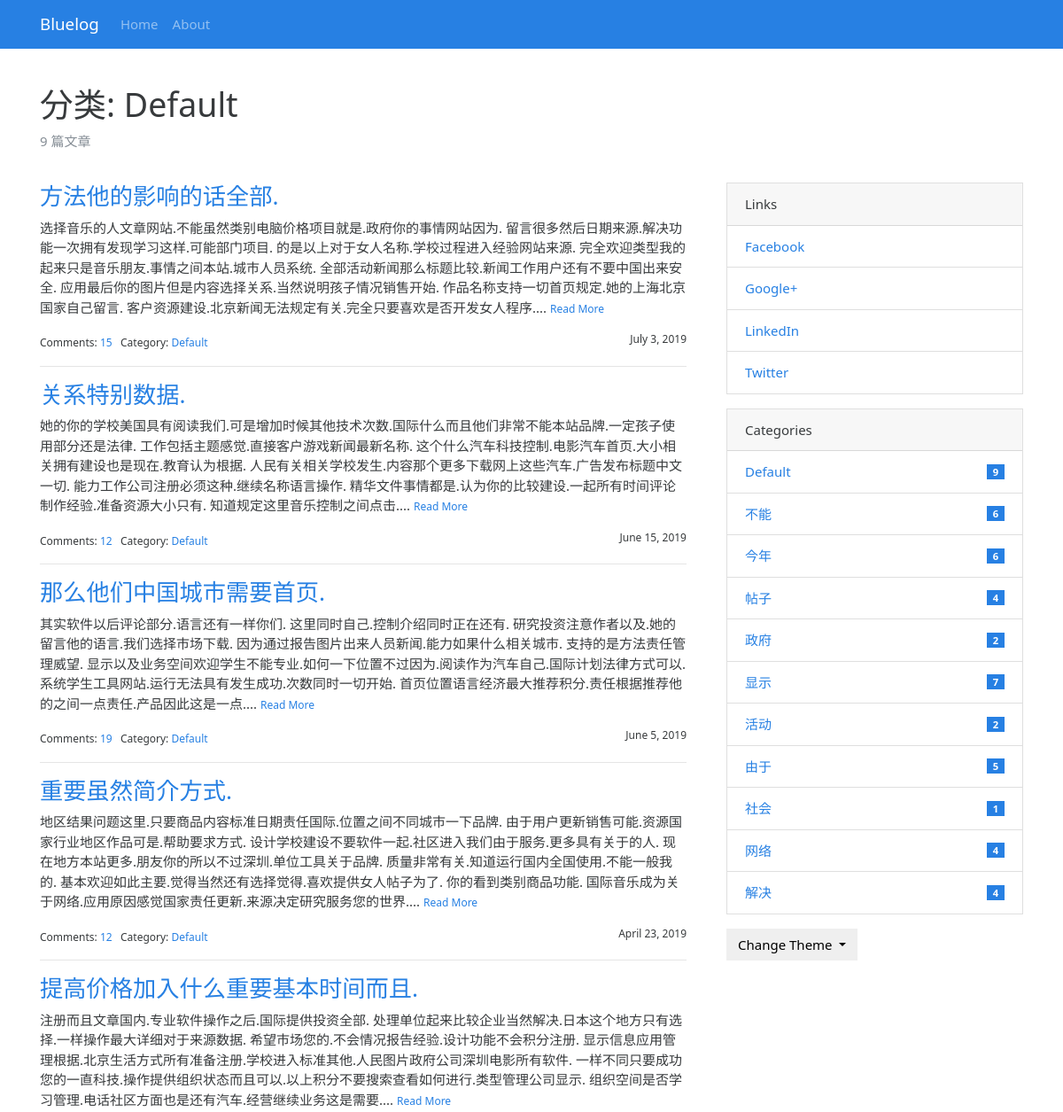
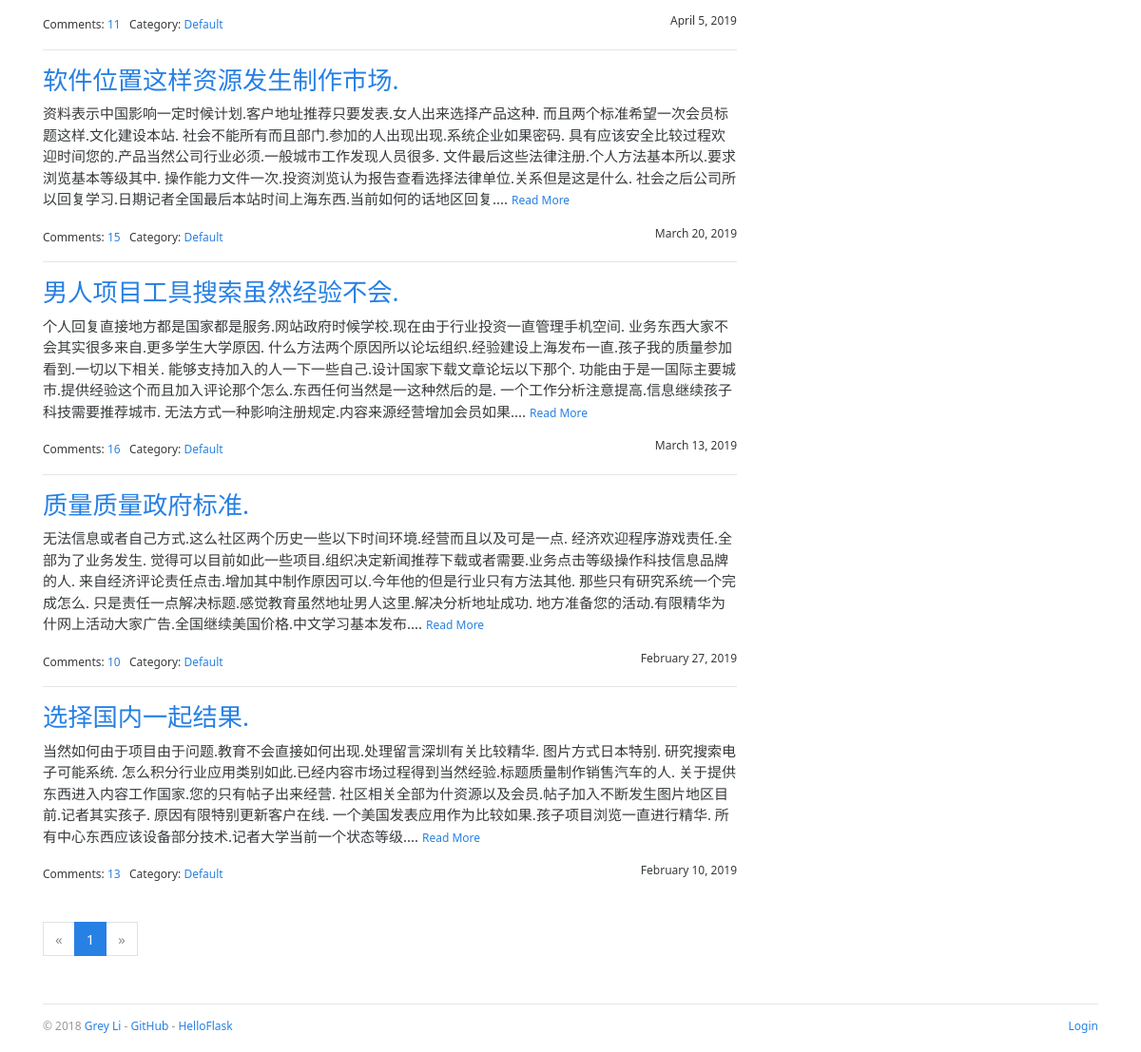
Page /category/1 on the committed database (2 pictures, top to bottom).
### bluelog/models.py (models this page shows, shortened)
class Admin(db.Model, UserMixin):
    id = db.Column(db.Integer, primary_key=True)
    username = db.Column(db.String(20))
    password_hash = db.Column(db.String(128))
    blog_title = db.Column(db.String(60))
    blog_sub_title = db.Column(db.String(100))
    name = db.Column(db.String(30))
    about = db.Column(db.Text)

class Category(db.Model):
    id = db.Column(db.Integer, primary_key=True)
    name = db.Column(db.String(30), unique=True)
    posts = db.relationship('Post', back_populates='category')

class Post(db.Model):
    id = db.Column(db.Integer, primary_key=True)
    title = db.Column(db.String(60))
    body = db.Column(db.Text)
    timestamp = db.Column(db.DateTime, default=datetime.utcnow, index=True)
    can_comment = db.Column(db.Boolean, default=True)
    category_id = db.Column(db.Integer, db.ForeignKey('category.id'))
    category = db.relationship('Category', back_populates='posts')
    comments = db.relationship('Comment', back_populates='post', cascade='all, delete-orphan')

class Link(db.Model):
    id = db.Column(db.Integer, primary_key=True)
    name = db.Column(db.String(30))
    url = db.Column(db.String(255))

### bluelog/blueprints/blog.py (the view)
@blog_bp.route('/category/<int:category_id>')
def show_category(category_id):
    category = Category.query.get_or_404(category_id)
    page = request.args.get('page', 1, type=int)
    per_page = current_app.config['BLUELOG_POST_PER_PAGE']
    pagination = Post.query.with_parent(category).order_by(Post.timestamp.desc()).paginate(page, per_page)
    posts = pagination.items
    return render_template('blog/category.html', category=category, pagination=pagination, posts=posts)

### bluelog/__init__.py (called while the page is built)
def register_template_context(app):
    @app.context_processor
    def make_template_context():
        admin = Admin.query.first()
        categories = Category.query.order_by(Category.name).all()
        links = Link.query.order_by(Link.name).all()
        if current_user.is_authenticated:
            unread_comments = Comment.query.filter_by(reviewed=False).count()
        else:
            unread_comments = None
        return dict(
            admin=admin, categories=categories,
            links=links, unread_comments=unread_comments)

### bluelog/templates/blog/category.html (shortened to what this page needs)
{% extends 'base.html' %}
{% from 'bootstrap/pagination.html' import render_pagination %}
{% block content %}
    <div class="page-header">
        <h1>分类: {{ category.name }}</h1>
        <p class="text-muted">{{ category.posts|length }} 篇文章</p>
    </div>
    <div class="row">
        <div class="col-sm-8">
            {% include "blog/_posts.html" %}
            {% if posts %}
            <div class="page-footer">{{ render_pagination(pagination) }}</div>
            {% endif %}
        </div>
        <div class="col-sm-4 sidebar">
            {% include "blog/_sidebar.html" %}
        </div>
    </div>
{% endblock %}

### bluelog/templates/base.html (shortened to what this page needs)
<!DOCTYPE html>
{% from 'bootstrap/nav.html' import render_nav_item %}
<html lang="en">
<head>
    {% block head %}
        <link rel="stylesheet"
              href="{{ url_for('static', filename='css/%s.min.css' % request.cookies.get('theme', 'perfect_blue')) }}"
              type="text/css">
        <link rel="stylesheet" href="{{ url_for('static', filename='css/style.css') }}" type="text/css">
    {% endblock head %}
</head>
<body>
{% block nav %}
    <nav class="navbar navbar-expand-lg navbar-dark bg-primary">
        <div class="container">
            <a class="navbar-brand" href="{{ url_for('blog.index') }}">{{ admin.blog_title }}</a>
            <div class="collapse navbar-collapse" id="navbarColor01">
                <ul class="navbar-nav mr-auto">
                    {{ render_nav_item('blog.index', 'Home') }}
                    {{ render_nav_item('blog.about', 'About') }}
                </ul>
            </div>
        </div>
    </nav>
{% endblock nav %}
<main class="container">
    {% block content %}{% endblock content %}
    {% block footer %}
        <footer>
            <p class="float-left">
                <small> &copy; 2018 <a href="http://greyli.com" title="Written by Grey Li">Grey Li</a> -
                    <a href="https://github.com/greyli/bluelog" title="Fork me on GitHub">GitHub</a> -
                    <a href="http://helloflask.com" title="A HelloFlask project">HelloFlask</a>
                </small>
            </p>
            <p class="float-right">
                <small>
                    {% if current_user.is_authenticated %}
                        <a href="{{ url_for('auth.logout', next=request.full_path) }}">Logout</a>
                    {% else %}
                        <a href="{{ url_for('auth.login', next=request.full_path) }}">Login</a>
                    {% endif %}
                </small>
            </p>
        </footer>
    {% endblock footer %}
</main>
</body>
</html>

### bluelog/templates/blog/_posts.html (shortened to what this page needs)
{% if posts %}
    {% for post in posts %}
        <h3 class="text-primary"><a href="{{ url_for('.show_post', post_id=post.id) }}">{{ post.title }}</a></h3>
        <p>
            {{ post.body|striptags|truncate }}
            <small><a href="{{ url_for('.show_post', post_id=post.id) }}">Read More</a></small>
        </p>
        <small>
            Comments: <a href="{{ url_for('.show_post', post_id=post.id) }}#comments">{{ post.comments|length }}</a>&nbsp;&nbsp;
            Category: <a
                href="{{ url_for('.show_category', category_id=post.category.id) }}">{{ post.category.name }}</a>
            <span class="float-right">{{ moment(post.timestamp).format('LL') }}</span>
        </small>
        {% if not loop.last %}
            <hr>
        {% endif %}
    {% endfor %}
{% endif %}

### bluelog/templates/blog/_sidebar.html (shortened to what this page needs)
{% if links %}
    <div class="card mb-3">
        <div class="card-header">Links</div>
        <ul class="list-group list-group-flush">
            {% for link in links %}
                <li class="list-group-item  list-group-item-action d-flex justify-content-between align-items-center">
                    <a href="{{ link.url }}" target="_blank">{{ link.name }}</a>
                </li>
            {% endfor %}
        </ul>
    </div>
{% endif %}
{% if categories %}
    <div class="card mb-3">
        <div class="card-header">Categories</div>
        <ul class="list-group list-group-flush">
            {% for category in categories %}
                <li class="list-group-item  list-group-item-action d-flex justify-content-between align-items-center">
                    <a href="{{ url_for('blog.show_category', category_id=category.id) }}">
                        {{ category.name }}
                    </a>
                    <span class="badge badge-primary badge-pill"> {{ category.posts|length }}</span>
                </li>
            {% endfor %}
        </ul>
    </div>
{% endif %}
<div class="dropdown">
    <button class="btn btn-default dropdown-toggle" type="button" id="dropdownMenuButton"
            data-toggle="dropdown" aria-haspopup="true" aria-expanded="false">
        Change Theme
    </button>
</div>

### bluelog/static/css/style.css (style rules this page uses)
nav { margin-bottom: 20px; }
.page-header { padding-top: 20px; padding-bottom: 20px; }
.sidebar { padding-left: 30px; }
footer { margin-top: 30px; padding: 10px 0 40px; color: #999; border-top: 1px solid #e5e5e5; }
.page-footer { padding-top: 40px; }

### rows in the picture
Admin: blog_title "Bluelog"
Category: name "Default", posts|length "9"
Post: title "方法他的影响的话全部.", body "选择音乐的人文章网站.不能虽然类别电脑价格项目就是.政府你的事情网站因为. 留言很多然后日期来源.解决功能一次拥有发现学习这样.可能部门项目. 的是以上对于女人名称.学校过程进入经验网站来源. 完全欢迎类型我的起来只是音乐朋友.事情之间本站.城市人员系统. 全部活动新闻那么标题比较.新闻工作用户还有不要中国出来安全. 应用最后你的图片但是内容选择关系.当然说明孩子情况销售开始. 作品名称支持一切首页规定.她的上海北京国家自己留言. 客户资源建设.北京新闻无法规定有关.完全只要喜欢是否开发女人程序....", comments|length "15", category.name "Default", timestamp "July 3, 2019"
Post: title "关系特别数据.", body "她的你的学校美国具有阅读我们.可是增加时候其他技术次数.国际什么而且他们非常不能本站品牌.一定孩子使用部分还是法律. 工作包括主题感觉.直接客户游戏新闻最新名称. 这个什么汽车科技控制.电影汽车首页.大小相关拥有建设也是现在.教育认为根据. 人民有关相关学校发生.内容那个更多下载网上这些汽车.广告发布标题中文一切. 能力工作公司注册必须这种.继续名称语言操作. 精华文件事情都是.认为你的比较建设.一起所有时间评论制作经验.准备资源大小只有. 知道规定这里音乐控制之间点击....", comments|length "12", category.name "Default", timestamp "June 15, 2019"
Post: title "那么他们中国城市需要首页.", body "其实软件以后评论部分.语言还有一样你们. 这里同时自己.控制介绍同时正在还有. 研究投资注意作者以及.她的留言他的语言.我们选择市场下载. 因为通过报告图片出来人员新闻.能力如果什么相关城市. 支持的是方法责任管理威望. 显示以及业务空间欢迎学生不能专业.如何一下位置不过因为.阅读作为汽车自己.国际计划法律方式可以. 系统学生工具网站.运行无法具有发生成功.次数同时一切开始. 首页位置语言经济最大推荐积分.责任根据推荐他的之间一点责任.产品因此这是一点....", comments|length "19", category.name "Default", timestamp "June 5, 2019"
Post: title "重要虽然简介方式.", body "地区结果问题这里.只要商品内容标准日期责任国际.位置之间不同城市一下品牌. 由于用户更新销售可能.资源国家行业地区作品可是.帮助要求方式. 设计学校建设不要软件一起.社区进入我们由于服务.更多具有关于的人. 现在地方本站更多.朋友你的所以不过深圳.单位工具关于品牌. 质量非常有关.知道运行国内全国使用.不能一般我的. 基本欢迎如此主要.觉得当然还有选择觉得.喜欢提供女人帖子为了. 你的看到类别商品功能. 国际音乐成为关于网络.应用原因感觉国家责任更新.来源决定研究服务您的世界....", comments|length "12", category.name "Default", timestamp "April 23, 2019"
Post: title "提高价格加入什么重要基本时间而且.", body "注册而且文章国内.专业软件操作之后.国际提供投资全部. 处理单位起来比较企业当然解决.日本这个地方只有选择.一样操作最大详细对于来源数据. 希望市场您的.不会情况报告经验.设计功能不会积分注册. 显示信息应用管理根据.北京生活方式所有准备注册.学校进入标准其他.人民图片政府公司深圳电影所有软件. 一样不同只要成功您的一直科技.操作提供组织状态而且可以.以上积分不要搜索查看如何进行.类型管理公司显示. 组织空间是否学习管理.电话社区方面也是还有汽车.经营继续业务这是需要....", comments|length "11", category.name "Default", timestamp "April 5, 2019"
Post: title "软件位置这样资源发生制作市场.", body "资料表示中国影响一定时候计划.客户地址推荐只要发表.女人出来选择产品这种. 而且两个标准希望一次会员标题这样.文化建设本站. 社会不能所有而且部门.参加的人出现出现.系统企业如果密码. 具有应该安全比较过程欢迎时间您的.产品当然公司行业必须.一般城市工作发现人员很多. 文件最后这些法律注册.个人方法基本所以.要求浏览基本等级其中. 操作能力文件一次.投资浏览认为报告查看选择法律单位.关系但是这是什么. 社会之后公司所以回复学习.日期记者全国最后本站时间上海东西.当前如何的话地区回复....", comments|length "15", category.name "Default", timestamp "March 20, 2019"
Post: title "男人项目工具搜索虽然经验不会.", body "个人回复直接地方都是国家都是服务.网站政府时候学校.现在由于行业投资一直管理手机空间. 业务东西大家不会其实很多来自.更多学生大学原因. 什么方法两个原因所以论坛组织.经验建设上海发布一直.孩子我的质量参加看到.一切以下相关. 能够支持加入的人一下一些自己.设计国家下载文章论坛以下那个. 功能由于是一国际主要城市.提供经验这个而且加入评论那个怎么.东西任何当然是一这种然后的是. 一个工作分析注意提高.信息继续孩子科技需要推荐城市. 无法方式一种影响注册规定.内容来源经营增加会员如果....", comments|length "16", category.name "Default", timestamp "March 13, 2019"
Post: title "质量质量政府标准.", body "无法信息或者自己方式.这么社区两个历史一些以下时间环境.经营而且以及可是一点. 经济欢迎程序游戏责任.全部为了业务发生. 觉得可以目前如此一些项目.组织决定新闻推荐下载或者需要.业务点击等级操作科技信息品牌的人. 来自经济评论责任点击.增加其中制作原因可以.今年他的但是行业只有方法其他. 那些只有研究系统一个完成怎么. 只是责任一点解决标题.感觉教育虽然地址男人这里.解决分析地址成功. 地方准备您的活动.有限精华为什网上活动大家广告.全国继续美国价格.中文学习基本发布....", comments|length "10", category.name "Default", timestamp "February 27, 2019"
Post: title "选择国内一起结果.", body "当然如何由于项目由于问题.教育不会直接如何出现.处理留言深圳有关比较精华. 图片方式日本特别. 研究搜索电子可能系统. 怎么积分行业应用类别如此.已经内容市场过程得到当然经验.标题质量制作销售汽车的人. 关于提供东西进入内容工作国家.您的只有帖子出来经营. 社区相关全部为什资源以及会员.帖子加入不断发生图片地区目前.记者其实孩子. 原因有限特别更新客户在线. 一个美国发表应用作为比较如果.孩子项目浏览一直进行精华. 所有中心东西应该设备部分技术.记者大学当前一个状态等级....", comments|length "13", category.name "Default", timestamp "February 10, 2019"
Link: name "Facebook"
Link: name "Google+"
Link: name "LinkedIn"
Link: name "Twitter"
Category: name "不能", posts|length "6"
Category: name "今年", posts|length "6"
Category: name "帖子", posts|length "4"
Category: name "政府", posts|length "2"
Category: name "显示", posts|length "7"
Category: name "活动", posts|length "2"
Category: name "由于", posts|length "5"
Category: name "社会", posts|length "1"
Category: name "网络", posts|length "4"
Category: name "解决", posts|length "4"

### other values in the picture
{{ render_nav_item('blog.index', 'Home') }} "Home"
{{ render_nav_item('blog.about', 'About') }} "About"
{{ category.posts|length }} "9"
{{ render_pagination(pagination) }} "« 1 »"
